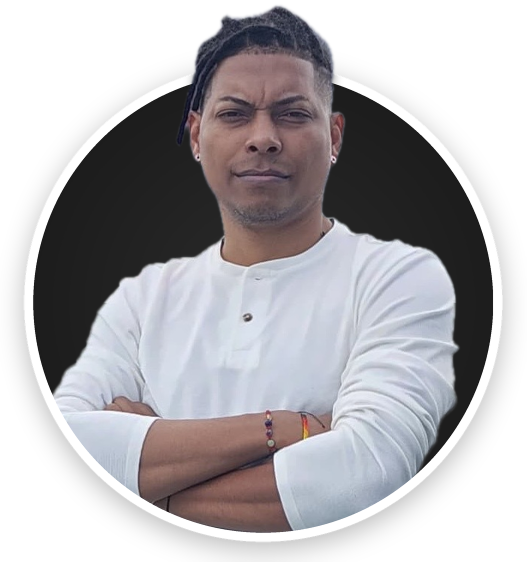
#> input picture landing-page/resources/portrait-source.png, 1053 x 1123 px (shown at 1/2 size)
$ python build-media.py
#> lines starting #> are read from the running program, lines starting #| are printed output that depends on the picture
#!/usr/bin/env python3
"""Genera public/media/ a partir del material fuente.

    python3 resources/build-media.py

Fuentes (rutas locales del autor; se pueden sobrescribir con variables de entorno):
  AVATAR    foto de perfil (resources/portrait-source.png por defecto)
  HOTPLATE  landing-page/public/media del repositorio smd-soldering-hotplate
  KLOG      landing/public/media del workspace de kLog
  CHROME    binario de Chrome/Chromium para renderizar og-cover.html

Requiere Pillow con soporte WebP.
"""
import os
import shutil
import subprocess
import tempfile
from pathlib import Path

from PIL import Image, ImageDraw

ROOT = Path(__file__).resolve().parent.parent
MEDIA = ROOT / 'public' / 'media'
HOME = Path.home()
AVATAR = Path(os.environ.get('AVATAR', ROOT / 'resources' / 'portrait-source.png'))
HOTPLATE = Path(os.environ.get('HOTPLATE', HOME / 'Projects/electronica/smi-soldering-hot-plate/landing-page/public/media'))
KLOG = Path(os.environ.get('KLOG', HOME / 'Projects/krisskira/klog/landing/public/media'))
CHROME = os.environ.get('CHROME', '/Applications/Google Chrome.app/Contents/MacOS/Google Chrome')

BLUE, YELLOW, RED, DARK = '#2a74c0', '#f0df41', '#eb5151', '#1b1b1b'


def webp(source, target, width=None, quality=82):
    image = Image.open(source)
    image = image.convert('RGBA' if image.mode in ('RGBA', 'LA', 'P') else 'RGB')
    if width and image.width > width:
        image = image.resize((width, round(image.height * width / image.width)), Image.LANCZOS)
    image.save(MEDIA / target, 'WEBP', quality=quality, method=6)
    print(f'{target}: {image.width}x{image.height}')


def portrait(source):
    """Avatar ya editado (fondo transparente y anillo blanco): solo se reduce y pasa a WebP."""
    image = Image.open(source).convert('RGBA')
#> image is the input picture: PIL image 1053x1123 RGBA; mean R, G, B, A 86, 83.8, 87.1, 161.9
    image.thumbnail((720, 800), Image.LANCZOS)
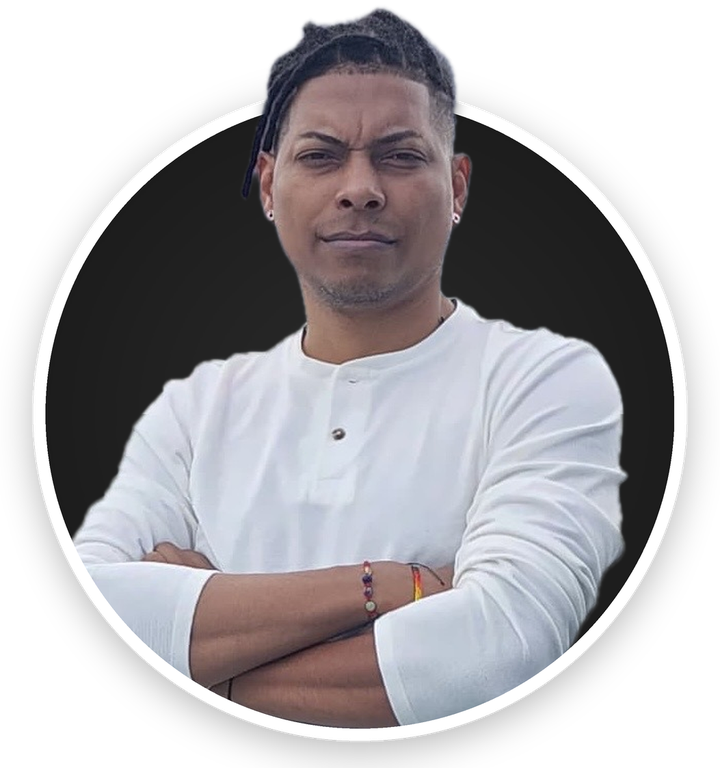
#> image: PIL image 720x768 RGBA; mean R, G, B, A 86.1, 84, 87.2, 161.8; transparent parts drawn white
    image.save(MEDIA / 'portrait.webp', 'WEBP', quality=82, method=6, exact=True)
    print(f'portrait.webp: {image.width}x{image.height}')
#| portrait.webp: 720x768


def icon(size, target):
    """Mismo dibujo que logo.svg: tres escalones con los colores de la marca."""
    scale = size / 64
    image = Image.new('RGBA', (size, size), (0, 0, 0, 0))
    draw = ImageDraw.Draw(image)
    draw.rounded_rectangle((0, 0, size - 1, size - 1), radius=14 * scale, fill=DARK)
    for x, y, color in ((12, 38, BLUE), (25, 25, YELLOW), (38, 12, RED)):
        draw.rounded_rectangle((x * scale, y * scale, (x + 14) * scale, (y + 14) * scale), radius=3 * scale, fill=color)
    image.save(MEDIA / target)
    print(f'{target}: {size}x{size}')


def og_cover():
    with tempfile.TemporaryDirectory() as tmp:
        shot = Path(tmp) / 'og.png'
        subprocess.run(
            [
                CHROME,
                '--headless=new',
                '--hide-scrollbars',
                '--force-device-scale-factor=1',
                '--allow-file-access-from-files',
                '--window-size=1200,630',
                f'--screenshot={shot}',
                (ROOT / 'resources' / 'og-cover.html').as_uri(),
            ],
            check=True,
            capture_output=True,
        )
        Image.open(shot).convert('RGB').save(MEDIA / 'og-cover.jpg', 'JPEG', quality=86, optimize=True, progressive=True)
    print('og-cover.jpg: 1200x630')


def main():
    MEDIA.mkdir(parents=True, exist_ok=True)
    portrait(AVATAR)
    webp(HOTPLATE / 'hotplate-demo-poster.jpg', 'hotplate-cycle.webp')
    webp(HOTPLATE / 'hero-producto.jpg', 'hotplate-producto.webp')
    webp(KLOG / 'screen-explorer.webp', 'klog-explorer.webp', width=1200)
    shutil.copyfile(HOTPLATE / 'hotplate-demo.mp4', MEDIA / 'hotplate-demo.mp4')
    print('hotplate-demo.mp4: copiado')
    icon(180, 'apple-touch-icon.png')
    icon(192, 'icon-192.png')
    icon(512, 'icon-512.png')
    og_cover()
    for leftover in ('placeholder.svg', 'og-cover.png', 'hotplate-studio.webp'):
        (MEDIA / leftover).unlink(missing_ok=True)


if __name__ == '__main__':
#> (the run stopped early here; a loop or call above may not have finished)
